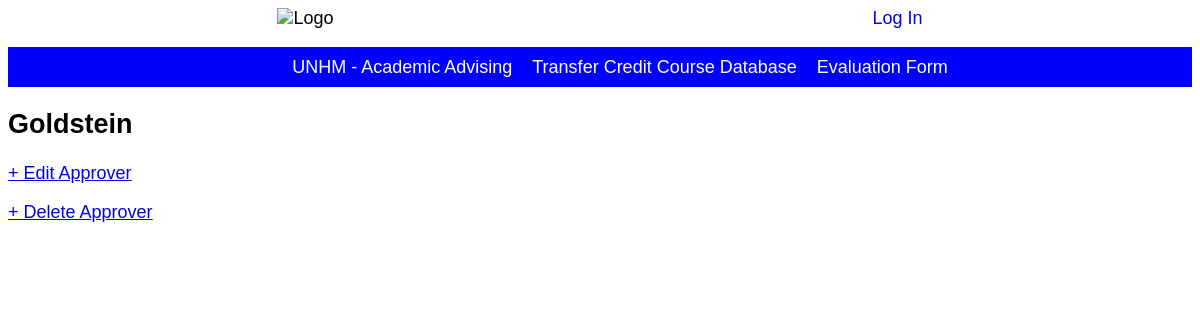
The page /approvers/6 on the database as committed earlier.
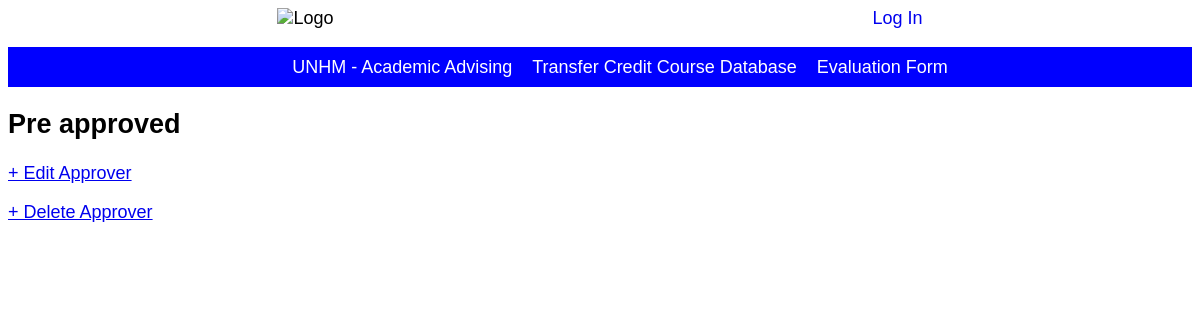
The same page on the database as committed later.
### transfer/models/model_approver.py (models this page shows, shortened)
class Approver(models.Model):
    approver_name = models.CharField(max_length=30, blank=True, null=True)

### transfer/views/approver_view.py (the view)
# urls.py: path('approvers/<int:pk>', ApproverDetailView.as_view(), name='approver_detail'),
class ApproverDetailView(DetailView):
    model = Approver
    template_name = 'approver/approver_detail.html'

### transfer/templates/approver/approver_detail.html
{% extends 'base.html' %}
{% block content %}
<div class>
<h2>{{ approver.approver_name }}</h2>
</div>
<a href="{% url 'approver_edit' approver.pk %}">+ Edit Approver</a>
<p><a href="{% url 'approver_delete' approver.pk %}">+ Delete Approver</a></p>
{% endblock content %}

Rows that differ between the two databases and show on the page:
changed Approver: approver_name "Goldstein" → "Pre approved"
